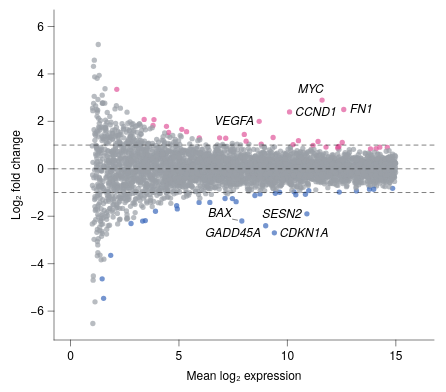

Write the Vega-Lite specification saved for this chart.
### Vega-Lite specification from a JSON file in a GitHub repository (floating-point values rounded to 4 significant figures; data arrays with more than 128 entries replaced by an {"elided": "..."} marker saying what was removed)
{"background": null, "config": {"arc": {"fill": "#DBDBDB", "fillOpacity": 1.0, "innerRadius": 41.25, "padAngle": 0.03, "stroke": "black", "strokeOpacity": 1, "strokeWidth": 0.25}, "area": {"fill": "#DBDBDB", "fillOpacity": 1.0, "stroke": "black", "strokeOpacity": 1, "strokeWidth": 0.25}, "axis": {"domain": true, "domainCap": "round", "domainColor": "black", "domainWidth": 0.25, "grid": false, "gridCap": "round", "gridColor": "#F1F1F1", "gridDash": [0, 0], "gridOpacity": 1.0, "gridWidth": 0.25, "labelColor": "black", "labelFont": "Helvetica Neue, HelveticaNeue, Helvetica, Arial, sans-serif", "labelFontSize": 6, "labelFontStyle": "normal", "labelFontWeight": 400, "offset": 0, "ticks": true, "tickCap": "round", "tickColor": "black", "tickRound": false, "tickSize": 3.0, "tickWidth": 0.25, "titleColor": "black", "titleFont": "Helvetica Neue, HelveticaNeue, Helvetica, Arial, sans-serif", "titleFontSize": 6, "titleFontStyle": "normal", "titleFontWeight": 400}, "axisX": {"domain": true, "labelAlign": "center", "labelAngle": 0, "labels": true, "ticks": true, "translate": 0}, "axisY": {"domain": true, "labelAlign": "right", "labelAngle": 0, "labels": true, "ticks": true, "translate": 0}, "axisRight": {"domain": true, "labelAlign": "left", "labelAngle": 0, "labels": true, "ticks": true, "translate": 0}, "axisTop": {"domain": true, "labelAlign": "center", "labelAngle": 0, "labels": true, "ticks": true, "translate": 0}, "axisBand": {"tickOffset": 0}, "bar": {"fill": "#DBDBDB", "fillOpacity": 1.0, "stroke": "black", "strokeOpacity": 1, "strokeWidth": 0.25}, "boxplot": {"size": 14.85, "ticks": {"cornerRadius": 0.25, "fill": "black", "opacity": 1, "size": 7.425, "thickness": 0.25}, "box": {"fillOpacity": 1.0, "stroke": "black", "strokeOpacity": 1, "strokeWidth": 0.25}, "median": {"cornerRadius": 0, "fill": "black", "fillOpacity": 1.0, "opacity": 1, "size": 14.85, "thickness": 0.25}, "rule": {"fill": "black", "fillOpacity": 1.0, "size": 16.5, "stroke": "black", "strokeDash": [0, 0], "strokeOpacity": 1, "strokeWidth": 0.25}, "outliers": {"color": "black", "fill": "black", "fillOpacity": 1.0, "size": 0, "stroke": "black", "strokeOpacity": 1, "strokeWidth": 0.25}}, "circle": {"fill": "black", "fillOpacity": 1.0, "size": 2.062, "stroke": null, "strokeOpacity": 1, "strokeWidth": 0.25}, "errorband": {"band": {"fillOpacity": 0.6, "stroke": null, "strokeWidth": 0.25, "strokeOpacity": 1}, "borders": {"opacity": 0, "strokeOpacity": 1, "strokeWidth": 0.25}}, "errorbar": {"opacity": 1, "rule": {"strokeDash": [0, 0], "strokeWidth": 0.25}, "ticks": {"color": "black", "cornerRadius": 0.125, "opacity": 1, "size": 9.9, "thickness": 0.25}, "thickness": 0.25}, "font": "Helvetica Neue, HelveticaNeue, Helvetica, Arial, sans-serif", "geoshape": {"fill": "#DBDBDB", "fillOpacity": 1.0, "stroke": "black", "strokeOpacity": 1, "strokeWidth": 0.25}, "header": {"labelColor": "black", "labelFont": "Helvetica Neue, HelveticaNeue, Helvetica, Arial, sans-serif", "labelFontSize": 6, "labelFontStyle": "normal", "labelFontWeight": 400, "titleColor": "black", "titleFont": "Helvetica Neue, HelveticaNeue, Helvetica, Arial, sans-serif", "titleFontSize": 6, "titleFontStyle": "normal", "titleFontWeight": 400, "titlePadding": 0}, "legend": {"disable": false, "offset": 4.5, "titlePadding": 4, "labelOffset": 2, "gradientLabelOffset": 2, "columnPadding": 4, "rowPadding": 2, "gradientThickness": 5, "gradientOpacity": 1.0, "gradientStrokeColor": "black", "gradientStrokeWidth": 0.25, "labelColor": "black", "labelFont": "Helvetica Neue, HelveticaNeue, Helvetica, Arial, sans-serif", "labelFontSize": 6, "labelFontStyle": "normal", "labelFontWeight": 400, "strokeColor": "black", "strokeWidth": 0, "symbolSize": 36, "symbolStrokeColor": "black", "symbolStrokeWidth": 0.25, "titleColor": "black", "titleFont": "Helvetica Neue, HelveticaNeue, Helvetica, Arial, sans-serif", "titleFontSize": 6, "titleFontStyle": "normal", "titleFontWeight": 400}, "line": {"color": "black", "stroke": "black", "strokeCap": "butt", "strokeDash": [0, 0], "strokeOpacity": 1, "strokeWidth": 0.5}, "point": {"filled": true, "fill": "#DBDBDB", "fillOpacity": 1.0, "size": 8.25, "stroke": "black", "strokeOpacity": 1, "strokeWidth": 0.25}, "range": {"category": ["#9D9D9D", "#28287D", "#004225", "#47266F", "#00605D", "#DBDBDB", "#7983C1", "#6E927B", "#937FB4", "#699A97"], "diverging": {"scheme": ["#4F4265", "#6A5C82", "#85789D", "#A196B7", "#BDB5CE", "#D8D6DD", "#F6F6F6", "#CED8D7", "#9DBFBD", "#75A3A0", "#518683", "#326967", "#164D4B"]}, "heatmap": {"scheme": ["#440154", "#472270", "#433E82", "#38598C", "#2C728E", "#238A8D", "#24A086", "#39B578", "#5DC862", "#96D646", "#CAE02D", "#FDE724"]}, "ordinal": {"scheme": ["#F1F1F1", "#DBDBDB", "#C6C6C6", "#B2B2B2", "#9D9D9D", "#898989", "#767676", "#636363", "#515151", "#404040", "#2F2F2F", "#1F1F1F"]}, "ramp": {"scheme": ["#440154", "#472270", "#433E82", "#38598C", "#2C728E", "#238A8D", "#24A086", "#39B578", "#5DC862", "#96D646", "#CAE02D", "#FDE724"]}}, "rule": {"color": "black", "stroke": "black", "strokeCap": "round", "strokeDash": [2, 2], "strokeOpacity": 1, "strokeWidth": 0.25}, "scale": {"barBandPaddingInner": 0.1, "rectBandPaddingInner": 0, "tickBandPaddingInner": 0.1, "bandPaddingOuter": 0.1, "bandWithNestedOffsetPaddingInner": 0.2, "bandWithNestedOffsetPaddingOuter": 0.2, "offsetBandPaddingInner": 0, "offsetBandPaddingOuter": 0, "continuousPadding": 8.25, "round": false}, "rect": {"fill": "#DBDBDB", "fillOpacity": 1.0, "stroke": "black", "strokeOpacity": 1, "strokeWidth": 0.25}, "square": {"fill": "#DBDBDB", "fillOpacity": 1.0, "size": 16.5, "stroke": "black", "strokeOpacity": 1, "strokeWidth": 0.25}, "text": {"color": "black", "font": "Helvetica Neue, HelveticaNeue, Helvetica, Arial, sans-serif", "fontSize": 6, "fontStyle": "normal", "fontWeight": 400}, "tick": {"color": "black", "cornerRadius": 0.125, "opacity": 1.0, "size": 14.85, "thickness": 0.25}, "title": {"anchor": "middle", "frame": "group", "color": "black", "font": "Helvetica Neue, HelveticaNeue, Helvetica, Arial, sans-serif", "fontSize": 6, "fontStyle": "normal", "fontWeight": 400, "subtitleColor": "black", "subtitleFont": "Helvetica Neue, HelveticaNeue, Helvetica, Arial, sans-serif", "subtitleFontSize": 6, "subtitleFontStyle": "normal", "subtitleFontWeight": 400}, "trail": {"color": "black", "opacity": 1, "size": 0.5}, "view": {"continuousWidth": 190, "continuousHeight": 165, "discreteWidth": 190, "discreteHeight": 165, "fill": null, "stroke": null, "strokeWidth": 0.25}}, "layer": [{"data": {"name": "data-6b5f9912ab2ce65a923e053c526e15ce"}, "mark": {"type": "circle", "clip": true, "opacity": 0.7, "size": 7}, "encoding": {"color": {"field": "klass", "legend": null, "scale": {"domain": ["down", "ns", "up"], "range": ["#3A68BB", "#9AA0A6", "#E0559A"]}, "type": "nominal"}, "x": {"field": "A", "scale": {"domain": [0, 16], "nice": false}, "title": "Mean log₂ expression", "type": "quantitative"}, "y": {"field": "M", "scale": {"domain": [-6, 6], "nice": false}, "title": "Log₂ fold change", "type": "quantitative"}}}, {"data": {"values": [{"__dysonsphere__": 1}]}, "mark": {"type": "rule", "opacity": 1.0}, "encoding": {"y": {"datum": 0.0}}}, {"layer": [{"data": {"values": [{"__dysonsphere__": 1}]}, "mark": {"type": "rule", "opacity": 1.0, "strokeDash": [2, 2]}, "encoding": {"y": {"datum": -1.0}}}, {"data": {"values": [{"__dysonsphere__": 1}]}, "mark": {"type": "rule", "opacity": 1.0, "strokeDash": [2, 2]}, "encoding": {"y": {"datum": 1.0}}}]}, {"layer": [{"data": {"values": [{"__dysonsphere__": 1}]}, "mark": {"type": "rule", "strokeDash": [0, 0]}, "encoding": {"x": {"datum": 7.699, "scale": {"domain": [1.004, 14.99]}}, "x2": {"datum": 7.474}, "y": {"datum": -2.165, "scale": {"domain": [-6.522, 5.242]}}, "y2": {"datum": -2.126}}}, {"data": {"values": [{"__dysonsphere__": 1}]}, "mark": {"type": "text", "align": "center", "baseline": "middle", "fontSize": 6, "fontStyle": "italic"}, "encoding": {"text": {"value": "BAX"}, "x": {"datum": 6.896, "scale": {"domain": [1.004, 14.99]}}, "y": {"datum": -1.881, "scale": {"domain": [-6.522, 5.242]}}}}, {"data": {"values": [{"__dysonsphere__": 1}]}, "mark": {"type": "text", "align": "center", "baseline": "middle", "fontSize": 6, "fontStyle": "italic"}, "encoding": {"text": {"value": "SESN2"}, "x": {"datum": 9.747, "scale": {"domain": [1.004, 14.99]}}, "y": {"datum": -1.898, "scale": {"domain": [-6.522, 5.242]}}}}, {"data": {"values": [{"__dysonsphere__": 1}]}, "mark": {"type": "text", "align": "center", "baseline": "middle", "fontSize": 6, "fontStyle": "italic"}, "encoding": {"text": {"value": "CCND1"}, "x": {"datum": 11.31, "scale": {"domain": [1.004, 14.99]}}, "y": {"datum": 2.402, "scale": {"domain": [-6.522, 5.242]}}}}, {"data": {"values": [{"__dysonsphere__": 1}]}, "mark": {"type": "text", "align": "center", "baseline": "middle", "fontSize": 6, "fontStyle": "italic"}, "encoding": {"text": {"value": "MYC"}, "x": {"datum": 11.08, "scale": {"domain": [1.004, 14.99]}}, "y": {"datum": 3.373, "scale": {"domain": [-6.522, 5.242]}}}}, {"data": {"values": [{"__dysonsphere__": 1}]}, "mark": {"type": "text", "align": "center", "baseline": "middle", "fontSize": 6, "fontStyle": "italic"}, "encoding": {"text": {"value": "GADD45A"}, "x": {"datum": 7.497, "scale": {"domain": [1.004, 14.99]}}, "y": {"datum": -2.724, "scale": {"domain": [-6.522, 5.242]}}}}, {"data": {"values": [{"__dysonsphere__": 1}]}, "mark": {"type": "text", "align": "center", "baseline": "middle", "fontSize": 6, "fontStyle": "italic"}, "encoding": {"text": {"value": "VEGFA"}, "x": {"datum": 7.543, "scale": {"domain": [1.004, 14.99]}}, "y": {"datum": 2.002, "scale": {"domain": [-6.522, 5.242]}}}}, {"data": {"values": [{"__dysonsphere__": 1}]}, "mark": {"type": "text", "align": "center", "baseline": "middle", "fontSize": 6, "fontStyle": "italic"}, "encoding": {"text": {"value": "CDKN1A"}, "x": {"datum": 10.77, "scale": {"domain": [1.004, 14.99]}}, "y": {"datum": -2.698, "scale": {"domain": [-6.522, 5.242]}}}}, {"data": {"values": [{"__dysonsphere__": 1}]}, "mark": {"type": "text", "align": "center", "baseline": "middle", "fontSize": 6, "fontStyle": "italic"}, "encoding": {"text": {"value": "FN1"}, "x": {"datum": 13.41, "scale": {"domain": [1.004, 14.99]}}, "y": {"datum": 2.502, "scale": {"domain": [-6.522, 5.242]}}}}]}], "$schema": "https://vega.github.io/schema/vega-lite/v6.4.1.json", "datasets": {"data-6b5f9912ab2ce65a923e053c526e15ce": {"elided": "4000 records"}}}
